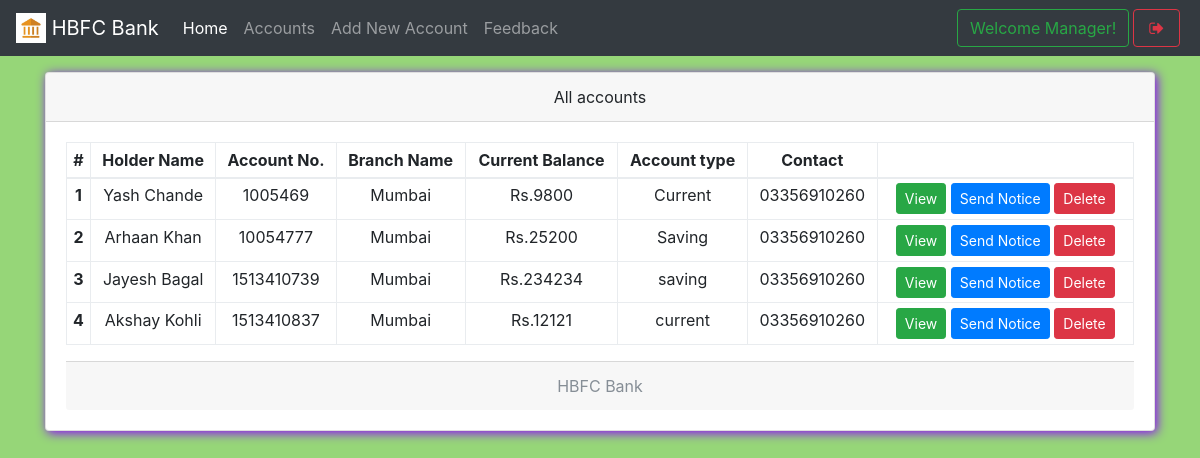
The page /mindex.php (signed in) on the database its author committed.
### tables this page shows
CREATE TABLE `useraccounts` (
  `id` int(11) NOT NULL,
  `email` text NOT NULL,
  `password` text NOT NULL,
  `name` varchar(111) NOT NULL,
  `balance` varchar(111) NOT NULL,
  `cnic` varchar(111) NOT NULL,
  `number` varchar(111) NOT NULL,
  `city` varchar(111) NOT NULL,
  `address` varchar(111) NOT NULL,
  `source` varchar(111) NOT NULL,
  `accountNo` varchar(111) NOT NULL,
  `branch` varchar(111) NOT NULL,
  `accountType` varchar(111) NOT NULL,
  `date` timestamp NOT NULL DEFAULT current_timestamp()
);

CREATE TABLE `branch` (
  `branchId` int(11) NOT NULL,
  `branchNo` varchar(111) NOT NULL,
  `branchName` varchar(111) NOT NULL
);

### mindex.php (the view, shortened to what this page needs)
<!DOCTYPE html>
<html>
<head>
  <?php require 'assets/autoloader.php'; ?>
  <?php require 'assets/function.php'; ?>
</head>
<body style="background:#96D678;background-size: 100%">
<nav class="navbar navbar-expand-lg navbar-dark bg-dark fixed-top">
 <a class="navbar-brand" href="#">
    <img src="images/logo.png" width="30" height="30" class="d-inline-block align-top" alt="">
   <?php echo bankName; ?>
  </a>
  <div class="collapse navbar-collapse" id="navbarSupportedContent">
    <ul class="navbar-nav mr-auto">
      <li class="nav-item ">
        <a class="nav-link active" href="mindex.php">Home <span class="sr-only">(current)</span></a>
      </li>
      <li class="nav-item ">  <a class="nav-link" href="maccounts.php">Accounts</a></li>
      <li class="nav-item ">  <a class="nav-link" href="maddnew.php">Add New Account</a></li>
      <li class="nav-item ">  <a class="nav-link" href="mfeedback.php">Feedback</a></li>
    </ul>
    <?php include 'msideButton.php'; ?>
  </div>
</nav><br><br><br>
<div class="container">
<div class="card w-100 text-center shadowBlue">
  <div class="card-header">
    All accounts
  </div>
  <div class="card-body">
   <table class="table table-bordered table-sm">
  <thead>
    <tr>
      <th scope="col">#</th>
      <th scope="col">Holder Name</th>
      <th scope="col">Account No.</th>
      <th scope="col">Branch Name</th>
      <th scope="col">Current Balance</th>
      <th scope="col">Account type</th>
      <th scope="col">Contact</th>
      <th scope="col"></th>
    </tr>
  </thead>
  <tbody>
    <?php
      $i=0;
      $array = $con->query("select * from useraccounts,branch where useraccounts.branch = branch.branchId");
      if ($array->num_rows > 0)
      {
        while ($row = $array->fetch_assoc())
        {$i++;
    ?>
      <tr>
        <th scope="row"><?php echo $i ?></th>
        <td><?php echo $row['name'] ?></td>
        <td><?php echo $row['accountNo'] ?></td>
        <td><?php echo $row['branchName'] ?></td>
        <td>Rs.<?php echo $row['balance'] ?></td>
        <td><?php echo $row['accountType'] ?></td>
        <td><?php echo $row['number'] ?></td>
        <td>
          <a href="show.php?id=<?php echo $row['id'] ?>" class='btn btn-success btn-sm' data-toggle='tooltip' title="View More info">View</a>
          <a href="mnotice.php?id=<?php echo $row['id'] ?>" class='btn btn-primary btn-sm' data-toggle='tooltip' title="Send notice to this">Send Notice</a>
          <a href="mindex.php?delete=<?php echo $row['id'] ?>" class='btn btn-danger btn-sm' data-toggle='tooltip' title="Delete this account">Delete</a>
        </td>
      </tr>
    <?php
        }
      }
     ?>
  </tbody>
</table>
  <div class="card-footer text-muted">
    <?php echo bankName; ?>
  </div>
</div>
</body>
</html>

### css/custom.css (style rules this page uses)
.shadowBlue { box-shadow: 2px 2px 11px rgb(140, 0, 255) }

### rows shown on the page
useraccounts: name "Yash Chande", accountNo "1005469", branch.branchName "Mumbai", balance "9800", accountType "Current", number "03356910260"
useraccounts: name "Arhaan Khan", accountNo "10054777", branch.branchName "Mumbai", balance "25200", accountType "Saving", number "03356910260"
useraccounts: name "Jayesh Bagal", accountNo "1513410739", branch.branchName "Mumbai", balance "234234", accountType "saving", number "03356910260"
useraccounts: name "Akshay Kohli", accountNo "1513410837", branch.branchName "Mumbai", balance "12121", accountType "current", number "03356910260"

### other values the page prints
bankName "HBFC Bank"
